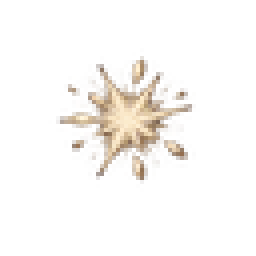
#> input picture deliveries/accepted-four-heroes-20261015/kennyo/source/sources/fx_neutral/blunt_impact_02.png, 64 x 64 px, given in place of tachi.png, which was not available (shown 4 times larger)
$ python smooth_spin.py
#> lines starting #> are read from the running program, lines starting #| are printed output that depends on the picture; pictures that were not available may be replaced by others from this repository, and a replacement may not be noted
from pathlib import Path
from PIL import Image,ImageDraw
import json,math,shutil,hashlib
import numpy as np
from scipy.ndimage import label,binary_dilation
from build_rest import transform
P=Path(__file__).resolve().parents[1];D=P/'actions/charge_release';B=D/'before_smooth';old=json.load(open(B/'metadata.json'));sw=Image.open(P/'reference/tachi.png');sa=Image.open(P/'reference/saya.png')
#> (reads deliveries/accepted-four-heroes-20261015/kennyo/source/sources/air_light_continuous_11f_v3/metadata.json from the repository)
#> further down, sw is the input picture: PIL image 64x64 RGBA; mean R, G, B, A 26, 21.6, 17.5, 19.8
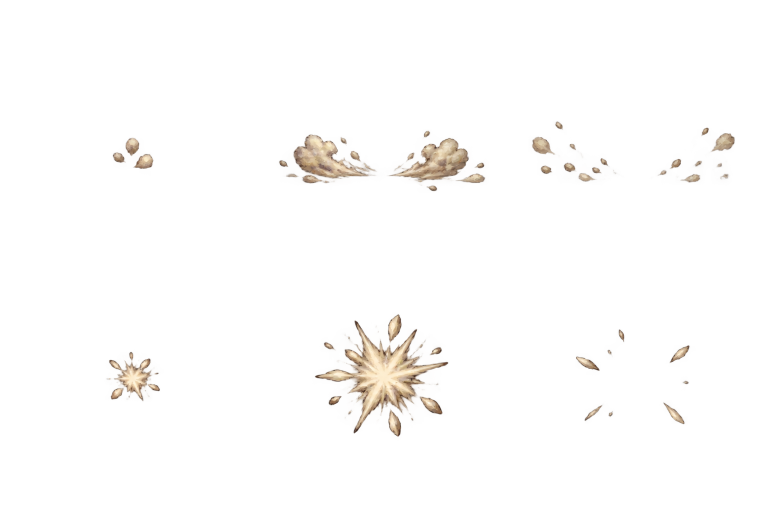
#> input picture deliveries/accepted-four-heroes-20261015/kennyo/source/sources/fx_neutral/source.png, 1536 x 1024 px, given in place of saya.png, which was not available (shown at 1/2 size)
#> further down, sa is the input picture: PIL image 1536x1024 RGBA; mean R, G, B, A 35.5, 29.8, 23.8, 7.6
# Coordinates measured on the new full-size source sheets. Right anatomical foot remains pivot.
C={
'right':dict(ruler=670,feet=[(130,680),(744,680),(1300,680),(2070,680)],hands=[(65,175),(850,175),(1395,175),(2060,177)]),
'back':dict(ruler=670,feet=[(415,676),(974,676),(1540,676),(2080,662)],hands=[(522,180),(1081,181),(1636,182),(2155,191)]),
'left':dict(ruler=700,feet=[(486,698),(1005,696),(1504,695),(2075,702)],hands=[(420,303),(875,318),(1280,310),(1744,298)]),
'front':dict(ruler=650,feet=[(95,674),(667,674),(1250,674),(1790,674)],hands=[(105,190),(568,190),(1100,190),(1670,190)])}
seq=[None]+[('right',j) for j in [1,2,3]]+[(n,j) for n in ['back','left','front'] for j in range(4)]+[None];out=[];recs=[];ds=[80]*11+[70]*6
for i,item in enumerate(seq):
 if item is None or i==1:
  saved=1 if i==1 else 0
  for k in ['body','body_canvas','sword','sheath','composite']:shutil.copy(B/f'{k}_{saved:02}.png',D/f'{k}_{i:02}.png')
  r=dict(old['frames'][saved]);r.update(frame=i,duration_ms=ds[i],spin_accumulated_deg=i*22.5,event=None)
 else:
  n,j=item;c=C[n];src=D/'sources'/('smooth_'+n+'.png');a=np.array(Image.open(src).convert('RGBA'));l,num=label(a[:,:,3]>30);sz=np.bincount(l.ravel());qs=np.argsort(sz[1:])[-4:]+1;qs=sorted(qs,key=lambda q:np.where(l==q)[1].mean());ar=a.copy();ar[:,:,3]=np.where(binary_dilation(l==qs[j],iterations=2),a[:,:,3],0);yy,xx=np.where(ar[:,:,3]>0);box=[int(xx.min()),int(yy.min()),int(xx.max()+1),int(yy.max()+1)];body=Image.fromarray(ar).crop(box);s=152/c['ruler'];rx,ry=c['feet'][j];gx,gy=c['hands'][j];ox=205-rx*s;oy=365-ry*s;layer=Image.new('RGBA',(560,400));layer.alpha_composite(body.resize((round(body.width*s),round(body.height*s)),Image.Resampling.LANCZOS),(round(ox+box[0]*s),round(oy+box[1]*s)));grip=[ox+gx*s,oy+gy*s]
  if n=='left': grip=[[222,252],[210,252],[198,252],[185,252]][j]
  yaw=math.radians(45+i*22.5);vx=-math.cos(yaw);vy=.12*math.sin(yaw);proj=max(.045,math.hypot(vx,vy));angle=math.degrees(math.atan2(vy,vx))+90;weapon=transform(sw,(100,1080),grip,angle,.085,proj);sheath=transform(sa,(87,22),(ox+(box[0]+body.width*.5)*s,oy+(box[1]+body.height*.5)*s),65,.07);behind=n=='left';comp=Image.new('RGBA',(560,400));comp.alpha_composite(sheath)
  if behind:comp.alpha_composite(weapon)
  comp.alpha_composite(layer)
  if not behind:comp.alpha_composite(weapon)
  if not behind:
   patch=Image.fromarray(ar).crop((gx-14,gy-14,gx+14,gy+14)).resize((7,7));comp.alpha_composite(patch,(round(grip[0]-3.5),round(grip[1]-3.5)))
  for k,im in [('body',body),('body_canvas',layer),('sword',weapon),('sheath',sheath),('composite',comp)]:im.save(D/f'{k}_{i:02}.png')
  r=dict(frame=i,source='sources/'+src.name,source_pose=j,source_crop=box,source_grip=[gx,gy],support_foot=[rx,ry],root_world=[205,365],pivot_world=[205,365],body_scale=s,grip_world=grip,blade_angle_deg=angle,blade_projection=proj,weapon_behind=behind,spin_accumulated_deg=i*22.5,duration_ms=ds[i],event='single_spin_contact' if i==8 else None)
 recs.append(r);comp=Image.open(D/f'composite_{i:02}.png');bg=Image.new('RGB',comp.size,(47,53,61));bg.paste(comp,mask=comp.getchannel('A'));dr=ImageDraw.Draw(bg);dr.line((0,366,560,366),fill=(80,86,93));dr.text((12,10),f'IEYASU 06 / single spin revised perspective / {i+1}/17 /1300ms',fill='white');out.append(bg)
#> after `bg = Image.new('RGB', comp.size, (47, 53, 61))`:
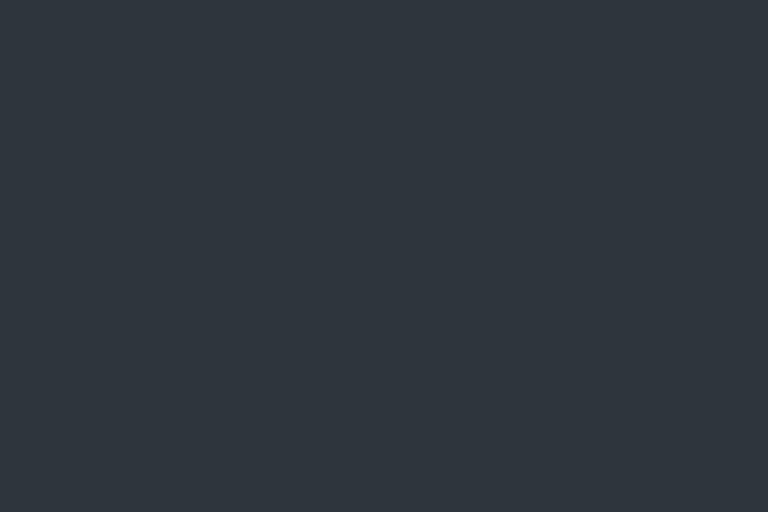
#> bg: PIL image 1536x1024 RGB (shown at 1/2 size); mean R, G, B 47, 53, 61
#> after `bg.paste(comp, mask=comp.getchannel('A'))`:
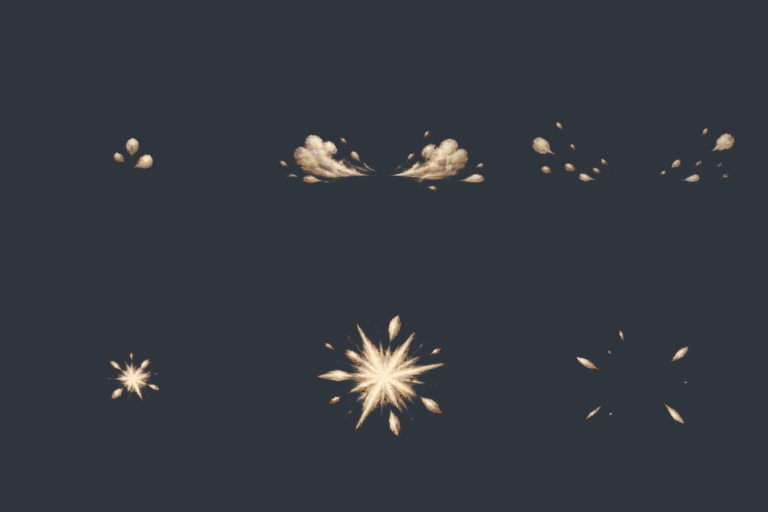
#> bg: PIL image 1536x1024 RGB (shown at 1/2 size); mean R, G, B 51.1, 56.2, 63.1
#> (the run stopped early here; a loop or call above may not have finished)
